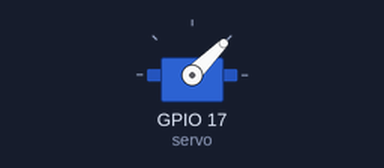
This program was run on a simulated Raspberry Pi (BCM pin numbers). Shown: servo. Servo angles are drawn from the pulse width (0.5 ms = 0°, 2.5 ms = 180°).

Above: at 0.05 s.
At 2.05 s:
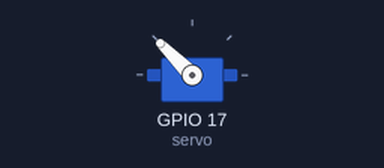
At 4.0 s:
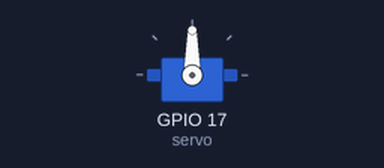
Timing chart, 0 to 5.2 s (numbered marks = the images above):
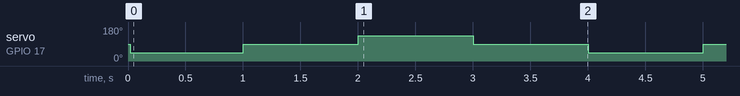

Measured:
- by itself, servo on GPIO 17 (servo): repeats every 4.0 s: 90° 1.0 s, 135° 1.0 s, 90° 1.0 s, 45° 1.0 s

The program:

servo-test.py
```python
from gpiozero import Servo
from time import sleep

servo = Servo(17)

while True:
    servo.min()
    sleep(1)
    servo.mid()
    sleep(1)
    servo.max()
    sleep(1)
    servo.value = 0
    sleep(1)
```
